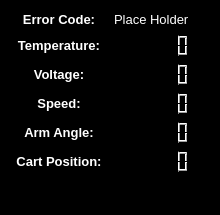
<?xml version="1.0" encoding="UTF-8"?>
<ui version="4.0">
 <class>MainWindow</class>
 <widget class="QMainWindow" name="MainWindow">
  <property name="geometry">
   <rect>
    <x>0</x>
    <y>0</y>
    <width>220</width>
    <height>215</height>
   </rect>
  </property>
  <property name="sizePolicy">
   <sizepolicy hsizetype="Fixed" vsizetype="Fixed">
    <horstretch>0</horstretch>
    <verstretch>0</verstretch>
   </sizepolicy>
  </property>
  <property name="minimumSize">
   <size>
    <width>220</width>
    <height>215</height>
   </size>
  </property>
  <property name="maximumSize">
   <size>
    <width>220</width>
    <height>215</height>
   </size>
  </property>
  <property name="windowTitle">
   <string>Pendulum</string>
  </property>
  <property name="autoFillBackground">
   <bool>false</bool>
  </property>
  <property name="styleSheet">
   <string notr="true">background-color: rgb(0,0,0); color: rgb(255,255,255);</string>
  </property>
  <property name="tabShape">
   <enum>QTabWidget::Rounded</enum>
  </property>
  <widget class="QWidget" name="centralwidget">
   <widget class="QWidget" name="gridLayoutWidget">
    <property name="geometry">
     <rect>
      <x>10</x>
      <y>10</y>
      <width>201</width>
      <height>163</height>
     </rect>
    </property>
    <layout class="QGridLayout" name="gridLayout">
     <item row="2" column="1">
      <widget class="QLCDNumber" name="voltage"/>
     </item>
     <item row="4" column="0">
      <widget class="QLabel" name="label5">
       <property name="font">
        <font>
         <pointsize>10</pointsize>
         <weight>75</weight>
         <bold>true</bold>
        </font>
       </property>
       <property name="text">
        <string>Arm Angle:</string>
       </property>
       <property name="alignment">
        <set>Qt::AlignCenter</set>
       </property>
      </widget>
     </item>
     <item row="0" column="0">
      <widget class="QLabel" name="label1">
       <property name="font">
        <font>
         <pointsize>10</pointsize>
         <weight>75</weight>
         <bold>true</bold>
        </font>
       </property>
       <property name="text">
        <string>Error Code:</string>
       </property>
       <property name="alignment">
        <set>Qt::AlignCenter</set>
       </property>
      </widget>
     </item>
     <item row="4" column="1">
      <widget class="QLCDNumber" name="armAngle"/>
     </item>
     <item row="3" column="0">
      <widget class="QLabel" name="label4">
       <property name="font">
        <font>
         <pointsize>10</pointsize>
         <weight>75</weight>
         <bold>true</bold>
        </font>
       </property>
       <property name="text">
        <string>Speed:</string>
       </property>
       <property name="alignment">
        <set>Qt::AlignCenter</set>
       </property>
      </widget>
     </item>
     <item row="3" column="1">
      <widget class="QLCDNumber" name="speed"/>
     </item>
     <item row="1" column="0">
      <widget class="QLabel" name="label_2">
       <property name="font">
        <font>
         <pointsize>10</pointsize>
         <weight>75</weight>
         <bold>true</bold>
        </font>
       </property>
       <property name="text">
        <string>Temperature:</string>
       </property>
       <property name="alignment">
        <set>Qt::AlignCenter</set>
       </property>
      </widget>
     </item>
     <item row="0" column="1">
      <widget class="QLabel" name="eCode">
       <property name="font">
        <font>
         <pointsize>10</pointsize>
        </font>
       </property>
       <property name="text">
        <string>Place Holder</string>
       </property>
      </widget>
     </item>
     <item row="2" column="0">
      <widget class="QLabel" name="label3">
       <property name="font">
        <font>
         <pointsize>10</pointsize>
         <weight>75</weight>
         <bold>true</bold>
        </font>
       </property>
       <property name="text">
        <string>Voltage:</string>
       </property>
       <property name="alignment">
        <set>Qt::AlignCenter</set>
       </property>
      </widget>
     </item>
     <item row="1" column="1">
      <widget class="QLCDNumber" name="temp"/>
     </item>
     <item row="5" column="0">
      <widget class="QLabel" name="label6">
       <property name="font">
        <font>
         <pointsize>10</pointsize>
         <weight>75</weight>
         <bold>true</bold>
        </font>
       </property>
       <property name="text">
        <string>Cart Position:</string>
       </property>
       <property name="alignment">
        <set>Qt::AlignCenter</set>
       </property>
      </widget>
     </item>
     <item row="5" column="1">
      <widget class="QLCDNumber" name="position"/>
     </item>
    </layout>
   </widget>
  </widget>
  <widget class="QMenuBar" name="menubar">
   <property name="geometry">
    <rect>
     <x>0</x>
     <y>0</y>
     <width>220</width>
     <height>21</height>
    </rect>
   </property>
  </widget>
  <widget class="QStatusBar" name="statusbar"/>
 </widget>
 <resources/>
 <connections/>
</ui>
